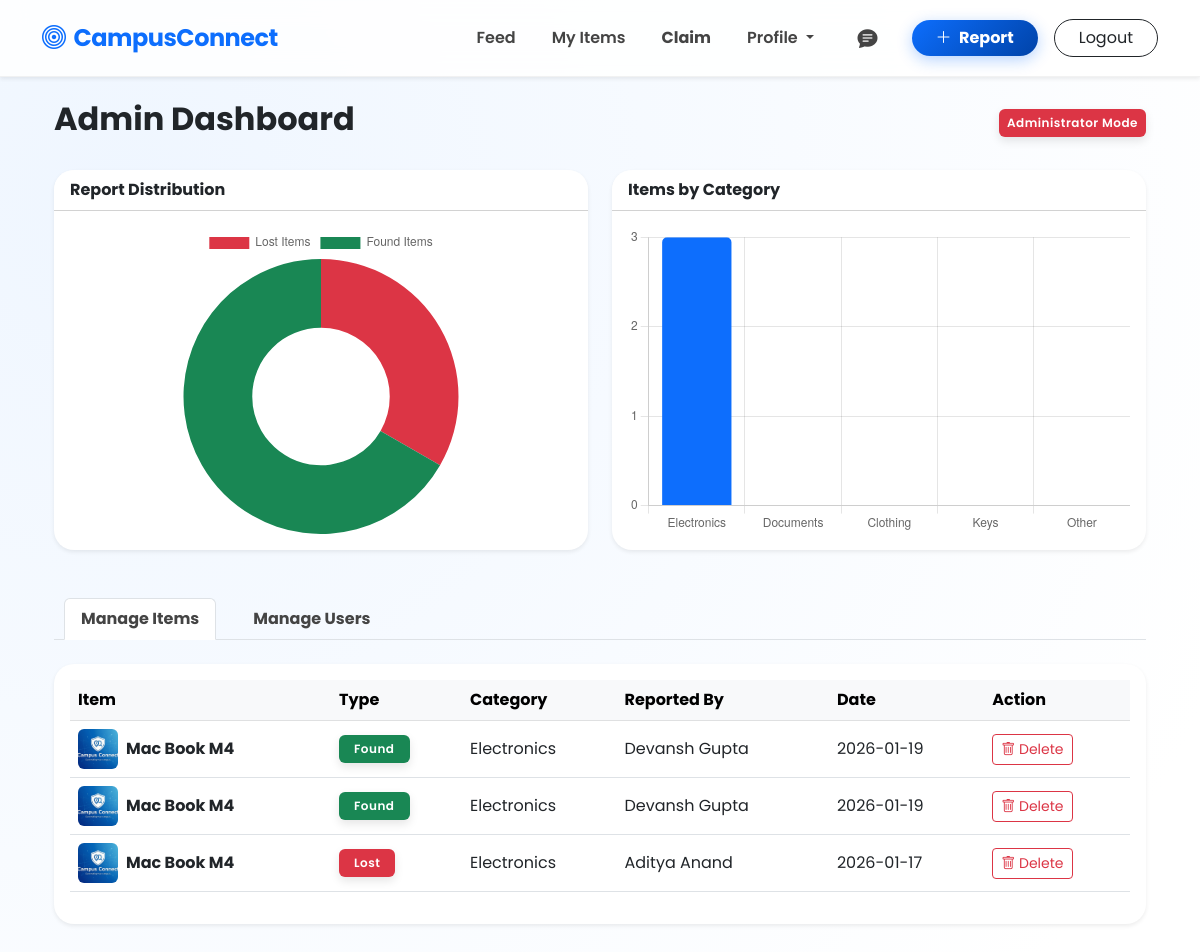
The page /admin (signed in) on the database its author committed.
### app.py (models this page shows)
class Item(db.Model):
    id = db.Column(db.Integer, primary_key=True)
    type = db.Column(db.String(10), nullable=False) # Lost or Found
    category = db.Column(db.String(50), nullable=False)
    name = db.Column(db.String(100), nullable=False)
    description = db.Column(db.String(500), nullable=False)
    location = db.Column(db.String(100), nullable=False)
    lat = db.Column(db.String(50), nullable=True)
    lng = db.Column(db.String(50), nullable=True)
    image_hash = db.Column(db.String(50), nullable=True)
    pin = db.Column(db.String(10), nullable=True) # Secure Handover PIN
    image_file = db.Column(db.String(200), nullable=False, default='default.jpg')
    is_urgent = db.Column(db.Boolean, default=False)
    is_resolved = db.Column(db.Boolean, default=False)
    contact_info = db.Column(db.String(100), nullable=False)
    date_posted = db.Column(db.DateTime, default=datetime.utcnow)
    user_id = db.Column(db.Integer, db.ForeignKey('user.id'), nullable=False)
    messages = db.relationship('Message', backref='item', lazy=True, cascade="all, delete")

class User(UserMixin, db.Model):
    id = db.Column(db.Integer, primary_key=True)
    email = db.Column(db.String(150), unique=True, nullable=False)
    username = db.Column(db.String(150), nullable=False)
    password = db.Column(db.String(150), nullable=False)
    is_admin = db.Column(db.Boolean, default=False)
    karma = db.Column(db.Integer, default=0)
    items = db.relationship('Item', backref='author', lazy=True, cascade="all, delete")

### app.py (the view)
@app.route('/admin')
@login_required
def admin():
    if not current_user.is_admin: return redirect(url_for('index'))
    users = User.query.all()
    items = Item.query.order_by(Item.date_posted.desc()).all()
    lost_count = Item.query.filter_by(type='Lost').count()
    found_count = Item.query.filter_by(type='Found').count()
    categories = ['Electronics', 'Documents', 'Clothing', 'Keys', 'Other']
    cat_counts = [Item.query.filter_by(category=c).count() for c in categories]
    return render_template('admin.html', users=users, items=items, lost_count=lost_count, found_count=found_count, categories=categories, cat_counts=cat_counts)

### app.py (called while the page is built)
@login_manager.user_loader
def load_user(user_id):
    return User.query.get(int(user_id))

### templates/admin.html (shortened to what this page needs)
{% extends 'base.html' %} {% block content %}
<div class="container-fluid">
  <div class="d-flex justify-content-between align-items-center mb-4">
    <h2 class="fw-bold">Admin Dashboard</h2>
    <span class="badge bg-danger p-2">Administrator Mode</span>
  </div>
  <div class="row g-4 mb-5">
    <div class="col-md-6">
      <div class="card shadow-sm border-0 h-100">
        <div class="card-header bg-white fw-bold">Report Distribution</div>
        <div class="card-body">
          <canvas id="typeChart" style="height: 300px;"></canvas>
        </div>
      </div>
    </div>
    <div class="col-md-6">
      <div class="card shadow-sm border-0 h-100">
        <div class="card-header bg-white fw-bold">Items by Category</div>
        <div class="card-body">
          <canvas id="categoryChart" style="height: 300px;"></canvas>
        </div>
      </div>
    </div>
  </div>
  <ul class="nav nav-tabs mb-4" id="adminTab" role="tablist">
    <li class="nav-item">
      <button
        class="nav-link active fw-bold"
        id="items-tab"
        data-bs-toggle="tab"
        data-bs-target="#items"
        type="button"
      >
        Manage Items
      </button>
    </li>
    <li class="nav-item">
      <button
        class="nav-link fw-bold"
        id="users-tab"
        data-bs-toggle="tab"
        data-bs-target="#users"
        type="button"
      >
        Manage Users
      </button>
    </li>
  </ul>
  <div class="tab-content" id="adminTabContent">
    <div class="tab-pane fade show active" id="items" role="tabpanel">
      <div class="card shadow-sm border-0">
        <div class="card-body table-responsive">
          <table class="table table-hover align-middle">
            <thead class="table-light">
              <tr>
                <th>Item</th>
                <th>Type</th>
                <th>Category</th>
                <th>Reported By</th>
                <th>Date</th>
                <th>Action</th>
              </tr>
            </thead>
            <tbody>
              {% for item in items %}
              <tr>
                <td>
                  <div class="d-flex align-items-center">
                    <img
                      src="{{ url_for('static', filename='uploads/' + item.image_file) }}"
                      class="rounded me-2"
                      style="width: 40px; height: 40px; object-fit: cover"
                    />
                    <span class="fw-bold">{{ item.name }}</span>
                  </div>
                </td>
                <td>
                  <span
                    class="badge {% if item.type == 'Lost' %}bg-danger{% else %}bg-success{% endif %}"
                  >
                    {{ item.type }}
                  </span>
                </td>
                <td>{{ item.category }}</td>
                <td>{{ item.author.username }}</td>
                <td>{{ item.date_posted.strftime('%Y-%m-%d') }}</td>
                <td>
                  <a
                    href="/admin/delete_item/{{ item.id }}"
                    class="btn btn-sm btn-outline-danger"
                    onclick="return confirm('Delete this item permanently?');"
                  >
                    <i class="bi bi-trash"></i> Delete
                  </a>
                </td>
              </tr>
              {% endfor %}
            </tbody>
          </table>
        </div>
      </div>
    </div>
  </div>
</div>
<script>
  // 1. PIE CHART: Lost vs Found
  const ctxType = document.getElementById('typeChart').getContext('2d');
  new Chart(ctxType, {
      type: 'doughnut',
      data: {
          labels: ['Lost Items', 'Found Items'],
          datasets: [{
              data: [{{ lost_count }}, {{ found_count }}],
              backgroundColor: ['#dc3545', '#198754'], // Red for Lost, Green for Found
              borderWidth: 0
          }]
      },
      options: { responsive: true, maintainAspectRatio: false }
  });
  // 2. BAR CHART: Categories
  const ctxCat = document.getElementById('categoryChart').getContext('2d');
  new Chart(ctxCat, {
      type: 'bar',
      data: {
          labels: {{ categories | tojson | safe }},
          datasets: [{
              label: 'Number of Items',
              data: {{ cat_counts | tojson | safe }},
              backgroundColor: '#0d6efd',
              borderRadius: 5
          }]
      },
      options: {
          responsive: true,
          maintainAspectRatio: false,
          scales: {
              y: { beginAtZero: true, ticks: { stepSize: 1 } }
          },
          plugins: { legend: { display: false } }
      }
  });
</script>
{% endblock %}

### templates/base.html (shortened to what this page needs)
<!doctype html>
<html lang="en">
  <head>
    <link
      href="https://cdn.jsdelivr.net/npm/bootstrap@5.3.0/dist/css/bootstrap.min.css"
      rel="stylesheet"
    />
    <link
      rel="stylesheet"
      href="https://cdn.jsdelivr.net/npm/bootstrap-icons@1.10.0/font/bootstrap-icons.css"
    />
    <link
      rel="stylesheet"
      href="{{ url_for('static', filename='style.css') }}"
    />
  </head>
  <body>
    <nav class="navbar navbar-expand-lg fixed-top bg-white shadow-sm">
      <div class="container">
        <a class="navbar-brand fw-bold text-primary" href="/">
          <i class="bi bi-bullseye me-2"></i>CampusConnect
        </a>
        <div class="collapse navbar-collapse" id="navbarNav">
          <ul class="navbar-nav ms-auto align-items-center">
            {% if current_user.is_authenticated %}
            <li class="nav-item"><a class="nav-link" href="/">Feed</a></li>
            <li class="nav-item">
              <a class="nav-link" href="/my_items">My Items</a>
            </li>
            <li class="nav-item">
              <a class="nav-link fw-bold text-success" href="/claim">Claim</a>
            </li>
            <li class="nav-item dropdown">
              <a
                class="nav-link dropdown-toggle"
                href="#"
                role="button"
                data-bs-toggle="dropdown"
              >
                Profile
              </a>
            </li>
            <li class="nav-item ms-2">
              <a class="nav-link position-relative" href="/messages">
                <i class="bi bi-chat-text-fill fs-5"></i>
              </a>
            </li>
            <li class="nav-item ms-3">
              <a
                href="/report"
                class="btn btn-primary rounded-pill px-4 fw-bold"
              >
                <i class="bi bi-plus-lg me-1"></i> Report
              </a>
            </li>
            <li class="nav-item ms-3">
              <a href="/logout" class="btn btn-outline-dark rounded-pill px-4"
                >Logout</a
              >
            </li>
            {% endif %}
          </ul>
        </div>
      </div>
    </nav>
    <div class="container" style="margin-top: 100px; padding-bottom: 50px">
       {% block content %}{% endblock %}
    </div>
  </body>
</html>

### static/style.css (style rules this page uses)
:root { --primary-gradient: linear-gradient(135deg, #0d6efd 0%, #0043a8 100%); --glass-bg: rgba(255, 255, 255, 0.95); --glass-border: 1px solid rgba(255, 255, 255, 0.3); --shadow-soft: 0 10px 40px rgba(0, 0, 0, 0.08); --shadow-hover: 0 20px 60px rgba(13, 110, 253, 0.15); }
body { font-family: "Poppins", sans-serif; background-color: #f0f2f5; background-image: radial-gradient( circle at 10% 20%, rgb(239, 246, 255) 0%, rgb(255, 255, 255) 90% ); min-height: 100vh; }
.navbar { background: rgba(255, 255, 255, 0.85) !important; backdrop-filter: blur(12px); border-bottom: 1px solid rgba(0, 0, 0, 0.05); padding: 15px 0; }
.navbar-brand { font-weight: 800; color: #0d6efd !important; letter-spacing: -0.5px; font-size: 1.5rem; }
.nav-link { font-weight: 600; color: #444 !important; margin: 0 10px; transition: all 0.3s ease; }
.card { border: none; border-radius: 20px; background: white; box-shadow: var(--shadow-soft); transition: all 0.4s cubic-bezier(0.175, 0.885, 0.32, 1.275); overflow: hidden; }
.btn-primary { background: var(--primary-gradient); border: none; box-shadow: 0 4px 15px rgba(13, 110, 253, 0.3); transition: all 0.3s ease; }
.badge { padding: 8px 15px; font-weight: 600; letter-spacing: 0.5px; box-shadow: 0 4px 10px rgba(0, 0, 0, 0.1); }

### rows shown on the page
Item: image_file (picture), name "Mac Book M4", type "Found", category "Electronics", author.username "Devansh Gupta", date_posted "2026-01-19"
Item: image_file (picture), name "Mac Book M4", type "Found", category "Electronics", author.username "Devansh Gupta", date_posted "2026-01-19"
Item: image_file (picture), name "Mac Book M4", type "Lost", category "Electronics", author.username "Aditya Anand", date_posted "2026-01-17"

### other values the page prints
chart data {{ lost_count }} 1
chart data {{ found_count }} 2
chart data {{ cat_counts | tojson | safe }} [3, 0, 0, 0, 0]
